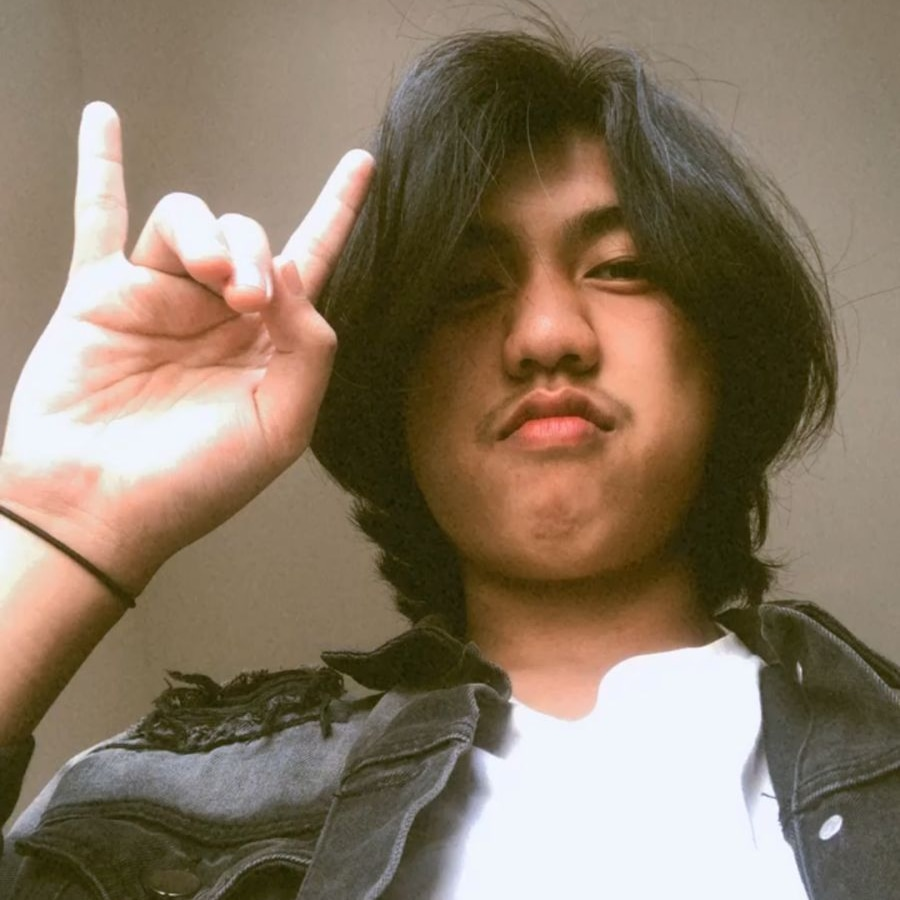
#> input picture muhfi.JPEG, 900 x 900 px, found by its file name
$ python no11.py
#> lines starting #> are read from the running program, lines starting #| are printed output that depends on the picture
import cv2
import matplotlib.pyplot as plt

# Membaca gambar
gambar = cv2.imread('muhfi.jpeg')
#> gambar is the input picture: shape (900, 900, 3); mean B, G, R 99.8, 120.4, 137.7

# Konversi gambar ke ruang warna HSV
hsv = cv2.cvtColor(gambar, cv2.COLOR_BGR2HSV)
#> hsv: shape (900, 900, 3); mean H, S, V 31.5, 95.7, 139.1

# Memisahkan channel hue, saturation, dan value
h, s, v = cv2.split(hsv)
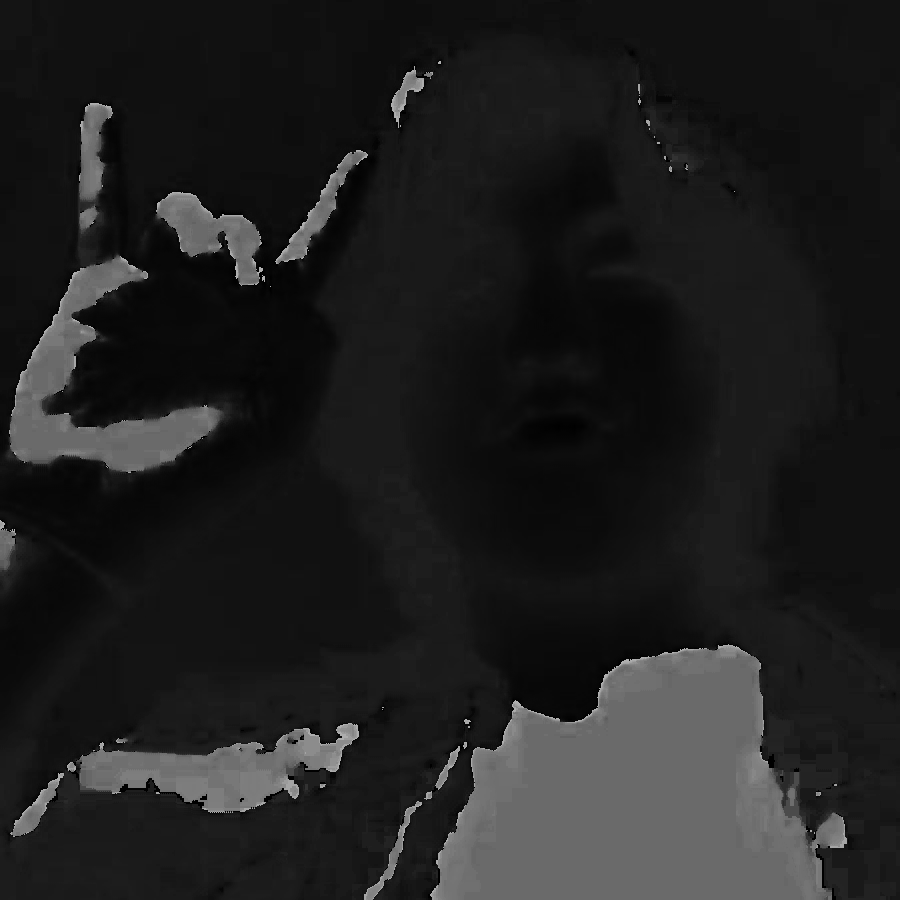
#> h: shape (900, 900); min 0, max 179, mean 31.5
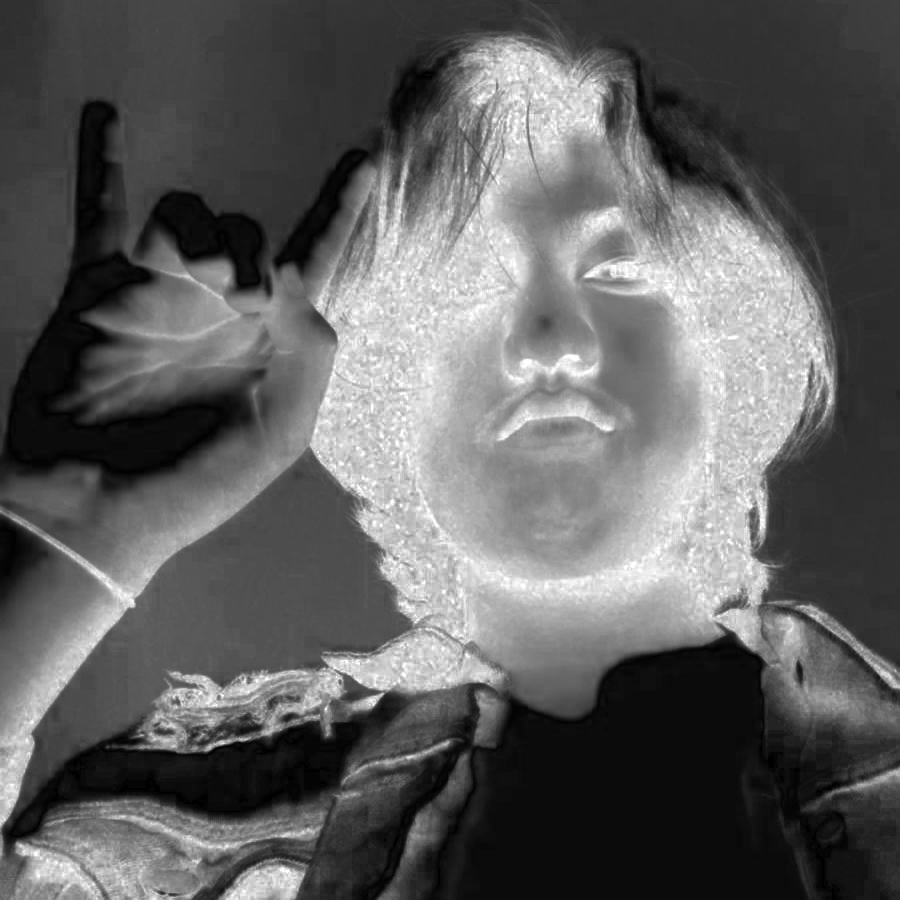
#> s: shape (900, 900); min 0, max 255, mean 95.7
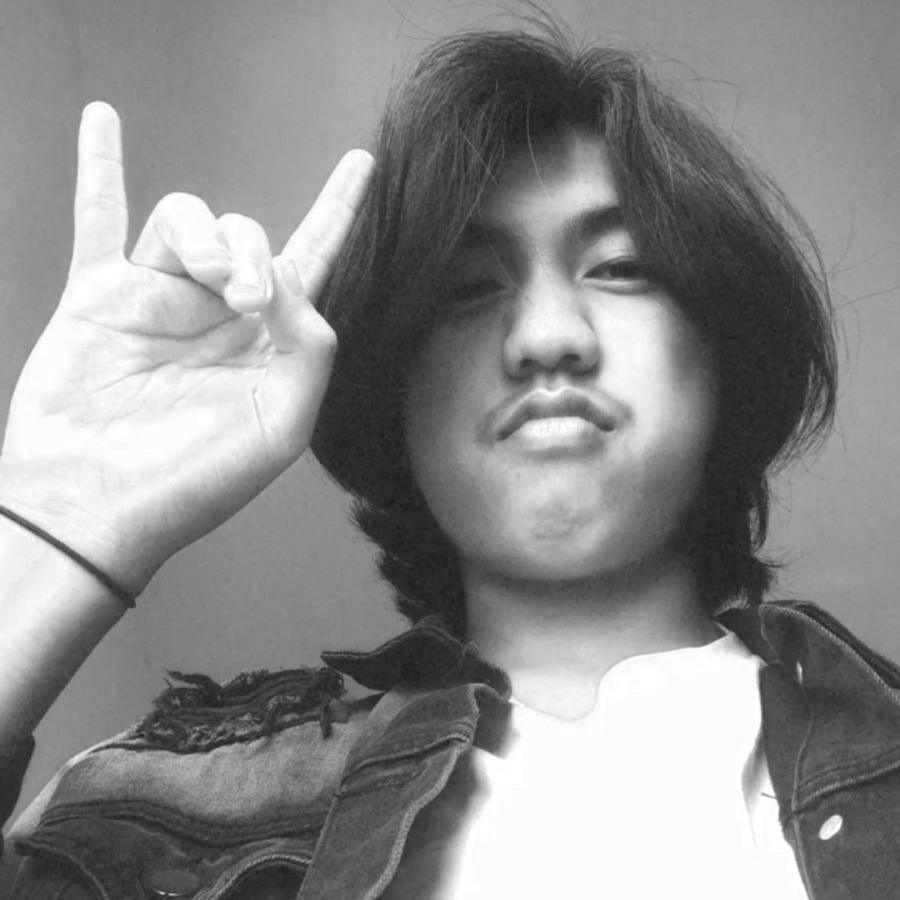
#> v: shape (900, 900); min 25, max 255, mean 139.1

# Menghitung histogram untuk setiap channel
hist_hue = cv2.calcHist([h], [0], None, [256], [0, 256])
#> hist_hue = 256 values, max 113144 at index 17, min 0 at index 41, mean 3164.1
hist_saturation = cv2.calcHist([s], [0], None, [256], [0, 256])
#> hist_saturation = 256 values, max 60672 at index 11, min 0 at index 1, mean 3164.1
hist_value = cv2.calcHist([v], [0], None, [256], [0, 256])
#> hist_value = 256 values, max 57784 at index 252, min 0 at index 0, mean 3164.1

# Menampilkan histogram
plt.figure(figsize=(10, 6))
plt.plot(hist_hue, color='r', label='H')
plt.plot(hist_saturation, color='g', label='S')
plt.plot(hist_value, color='b', label='V')
plt.title('HSV histogram')
plt.xlabel('intensitas')
plt.ylabel('frequensi')
plt.legend()
plt.grid()
plt.show()
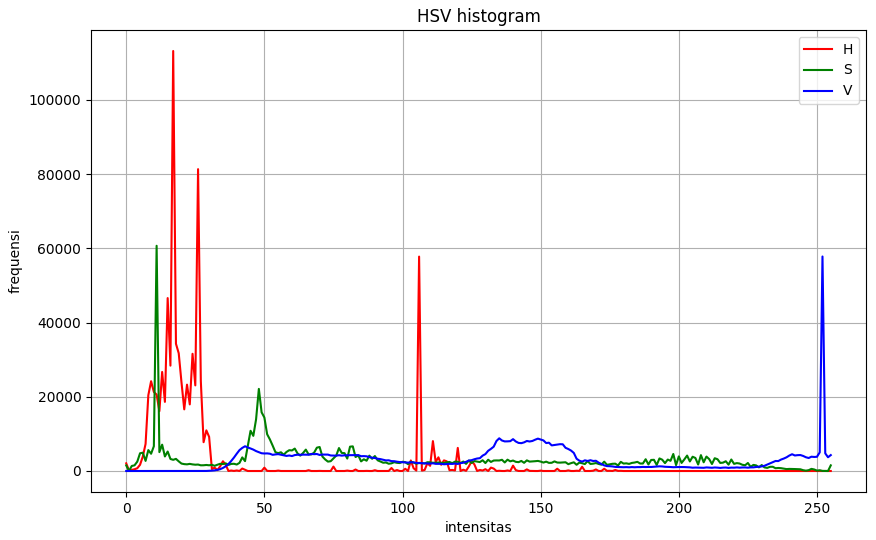
#> figure drawn by matplotlib, 1 panel; curve peaks at x = 17, y = 113144; curve peaks at x = 11, y = 60672; curve peaks at x = 252, y = 57784
